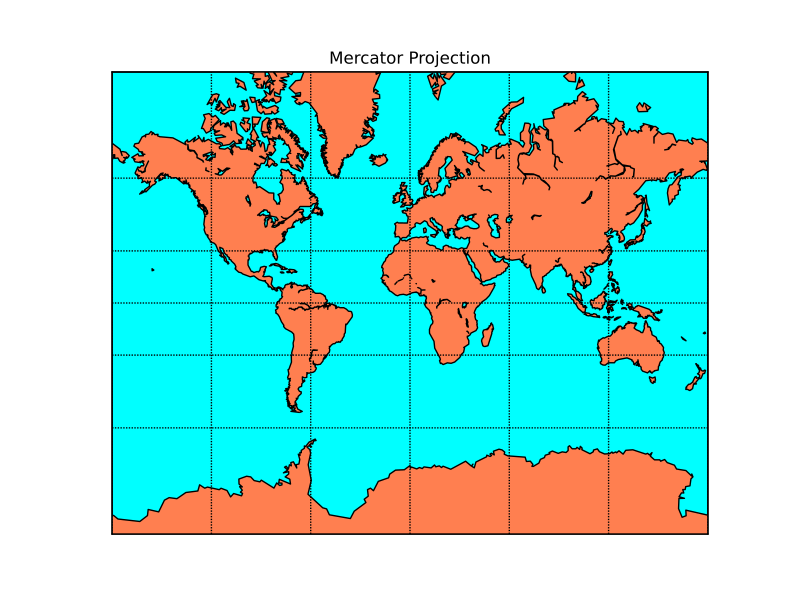

Source code (Python):
from mpl_toolkits.basemap import Basemap
import numpy as np
import matplotlib.pyplot as plt
# llcrnrlat,llcrnrlon,urcrnrlat,urcrnrlon
# are the lat/lon values of the lower left and upper right corners
# of the map.
# lat_ts is the latitude of true scale.
# resolution = 'c' means use crude resolution coastlines.
m = Basemap(projection='merc',llcrnrlat=-80,urcrnrlat=80,\
            llcrnrlon=-180,urcrnrlon=180,lat_ts=20,resolution='c')
m.drawcoastlines()
m.fillcontinents(color='coral',lake_color='aqua')
# draw parallels and meridians.
m.drawparallels(np.arange(-90.,91.,30.))
m.drawmeridians(np.arange(-180.,181.,60.))
m.drawmapboundary(fill_color='aqua') 
plt.title("Mercator Projection")
plt.show()
